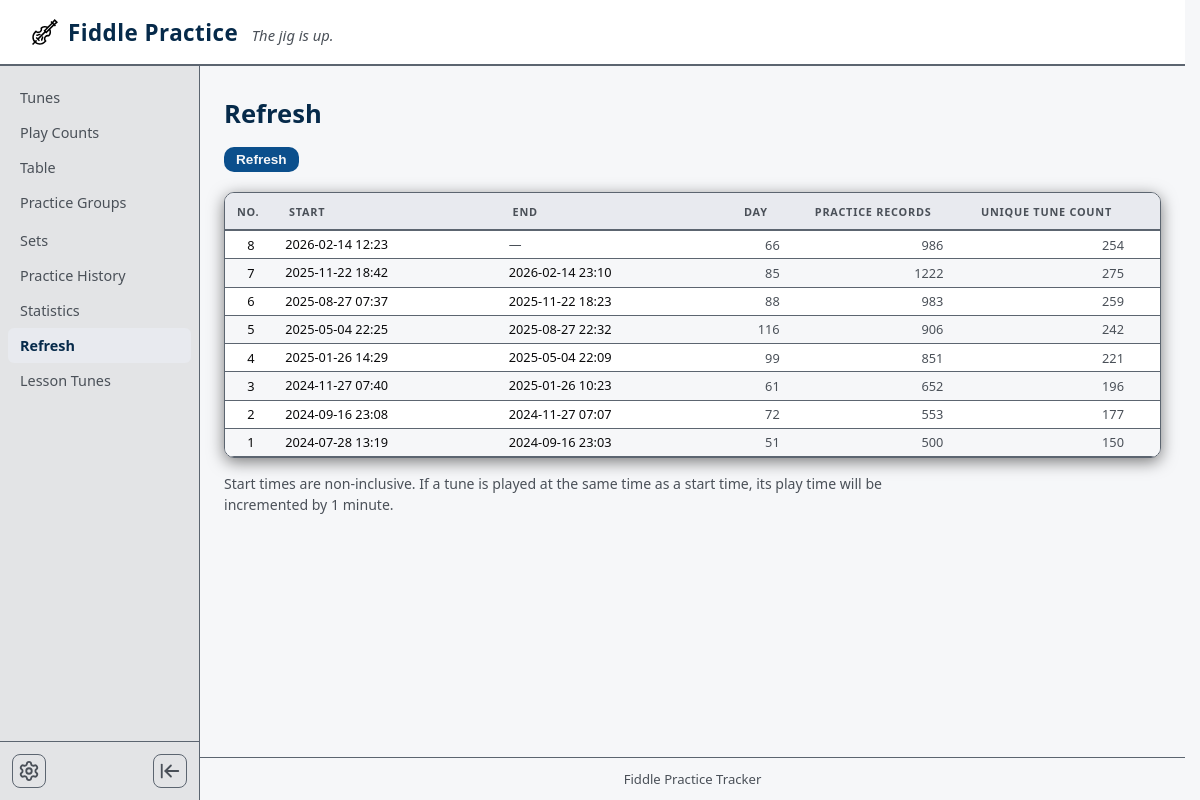
Page /refresh on the committed database.
### tables this page shows
CREATE TABLE phrases (
                id INTEGER PRIMARY KEY AUTOINCREMENT,
                body TEXT NOT NULL,
                created_at TEXT NOT NULL DEFAULT (datetime('now'))
            );

CREATE TABLE refresh_log (
                id INTEGER PRIMARY KEY AUTOINCREMENT,
                start_at TEXT, end_at TEXT, refresh_number INTEGER);

### app.py (the view)
@app.route("/refresh")
def refresh_view():
    now = datetime.now().replace(second=0, microsecond=0)
    now_sql = now.strftime("%Y-%m-%d %H:%M:%S")
    with get_db() as conn:
        rows = conn.execute(
            "SELECT id, refresh_number, start_at, end_at FROM refresh_log "
            "ORDER BY id DESC"
        ).fetchall()
        refreshes = []
        for r in rows:
            start_sql = _refresh_at_to_sqlite_datetime(r["start_at"])
            if not start_sql:
                days = 0
                prac = 0
                utunes = 0
            else:
                if r["end_at"]:
                    end_sql = _refresh_at_to_sqlite_datetime(r["end_at"])
                    if not end_sql:
                        end_sql = now_sql
                else:
                    end_sql = now_sql
                days = _refresh_days_round_up(r["start_at"], r["end_at"], now)
                prac, utunes = _refresh_practice_metrics(conn, start_sql, end_sql)
            rd = dict(r)
            rd["days_span"] = days
            rd["practice_records"] = prac
            rd["unique_tune_count"] = utunes
            refreshes.append(rd)
    return render_template("refresh.html", refreshes=refreshes)

### app.py (called while the page is built, shortened)
def load_settings() -> dict:
    try:
        with open(SETTINGS_PATH, "r", encoding="utf-8") as f:
            data = json.load(f)
    except (FileNotFoundError, json.JSONDecodeError):
        data = {}
    settings = dict(SETTINGS_DEFAULTS)
    for key, default in SETTINGS_DEFAULTS.items():
        v = data.get(key)
        if isinstance(v, type(default)):
            settings[key] = v
    if settings["theme"] not in VALID_THEMES:
        settings["theme"] = "pearl"
    if settings.get("phrase_variety") not in VALID_PHRASE_VARIETIES:
        settings["phrase_variety"] = SETTINGS_DEFAULTS["phrase_variety"]
    if settings.get("phrase_frequency_sec") not in VALID_PHRASE_FREQUENCY_SEC:
        settings["phrase_frequency_sec"] = SETTINGS_DEFAULTS["phrase_frequency_sec"]
    return settings

def map_practice_group_token(token: str) -> str | None:
    t = (token or "").strip()
    if not t:
        return None
    if len(t) > MAX_PRACTICE_GROUP_LABEL_LEN:
        t = t[:MAX_PRACTICE_GROUP_LABEL_LEN].rstrip()
        if not t:
            return None
    if t in PRACTICE_GROUP_SET:
        return t

def normalize_practice_groups_stored(raw: str | None) -> str:
    if not raw or not str(raw).strip():
        return ""
    parts = re.split(r"\s*,\s*", str(raw).strip())
    preset_order = {g: i for i, g in enumerate(PRACTICE_GROUPS)}
    labels: list[str] = []
    seen_lower: set[str] = set()
    for p in parts:
        m = map_practice_group_token(p)
        if not m:
            continue
        low = m.lower()
        if low in seen_lower:
            continue
        seen_lower.add(low)
        labels.append(m)
    def sort_key(g: str) -> tuple:
        if g in preset_order:
            return (0, preset_order[g])
        return (1, g.lower())
    labels.sort(key=sort_key)
    return ", ".join(labels)

@app.template_filter("practice_groups_selected")
def practice_groups_selected_filter(stored):
    s = normalize_practice_groups_stored(stored or "")
    return s.split(", ") if s else []

def get_db():
    conn = sqlite3.connect(DB_PATH)
    conn.row_factory = sqlite3.Row
    conn.execute("PRAGMA foreign_keys = ON")
    return conn

def distinct_tune_types():
    with get_db() as conn:
        rows = conn.execute(
            """
            SELECT DISTINCT TRIM(s.tune_type) AS t
            FROM tunes s
            WHERE TRIM(COALESCE(s.tune_type, '')) != ''
            ORDER BY t COLLATE NOCASE
            """
        ).fetchall()
    return [r["t"] for r in rows]

### templates/refresh.html (shortened to what this page needs)
{% extends "base.html" %}
{% macro refresh_datetime_edit_value(raw) -%}
{%- if not raw -%}{%- else -%}
{%- set s = raw|string|trim -%}
{%- if 'T' in s -%}
{%- set s = s.replace('T', ' ', 1) -%}
{%- endif -%}
{%- if s|length >= 16 and s[10] == ' ' -%}
{{ s[:16] }}
{%- elif s|length >= 10 -%}
{{ s[:10] }}
{%- else -%}
{{ s }}
{%- endif -%}
{%- endif -%}
{%- endmacro %}
{% macro refresh_datetime_button_label(raw) -%}
{%- if not raw -%}—{%- else -%}{{ refresh_datetime_edit_value(raw) }}{%- endif -%}
{%- endmacro %}
{% block content %}
<div class="refresh-page" id="refreshPage"
     data-create-url="{{ url_for('api_refresh_create') }}"
     data-api-refresh-detail="{{ url_for('api_refresh_detail', refresh_id=0) }}"
     data-edit-tune="{{ url_for('edit_tune', tune_id=0) }}">
  <div class="page-header">
    <h2>Refresh</h2>
  </div>
  <div class="refresh-toolbar">
    <button type="button" class="btn btn-primary btn-sm" id="refreshLogAddBtn">Refresh</button>
  </div>
  <div class="table-wrap">
    <div class="table-wrap__inner">
      <table class="tune-table table-layout-modern" id="refreshLogTable" aria-label="Refresh records">
        <thead>
          <tr>
            <th class="refresh-col-num" scope="col">No.</th>
            <th scope="col">Start</th>
            <th scope="col">End</th>
            <th class="refresh-col-calc" scope="col">Day</th>
            <th class="refresh-col-calc refresh-col-calc--wide" scope="col">Practice records</th>
            <th class="refresh-col-calc refresh-col-calc--wide" scope="col">Unique tune count</th>
            <th class="col-actions" scope="col"><span class="table-sr-only">Actions</span></th>
          </tr>
        </thead>
        <tbody id="refreshLogBody">
          {% for r in refreshes %}
          <tr class="refresh-log-data-row" data-refresh-id="{{ r['id'] }}">
            <td class="refresh-col-num">{{ r['refresh_number'] }}</td>
            <td class="refresh-col-datetime">
              <button type="button" class="refresh-datetime-display"
                      aria-label="Edit start date and time for refresh {{ r['refresh_number'] }}">
                {{ refresh_datetime_button_label(r['start_at']) }}
              </button>
            </td>
            <td class="refresh-col-datetime refresh-col-datetime--end">
              <button type="button" class="refresh-datetime-display{% if not r['end_at'] %} refresh-datetime-display--empty{% endif %}"
                      aria-label="Edit end date and time for refresh {{ r['refresh_number'] }}">
                {{ refresh_datetime_button_label(r['end_at']) }}
              </button>
            </td>
            <td class="refresh-col-calc" title="Days from start to end (rounded up; ongoing periods use now)">{{ r['days_span'] }}</td>
            <td class="refresh-col-calc" title="Practice log rows in this period">{{ r['practice_records'] }}</td>
            <td class="refresh-col-calc" title="Distinct tunes with practice in this period">{{ r['unique_tune_count'] }}</td>
            <td class="col-actions">
            </td>
          </tr>
          {% else %}
          <tr class="refresh-log-empty-row" id="refreshLogEmptyRow">
            <td colspan="7" class="refresh-log-empty">No refresh records yet. Use <strong>Refresh</strong> above.</td>
          </tr>
          {% endfor %}
        </tbody>
      </table>
    </div>
  </div>
  <p class="refresh-table-note" role="note">
    Start times are non-inclusive. If a tune is played at the same time as a start time,
    its play time will be incremented by 1 minute.
  </p>
</div>
{% endblock %}

### templates/base.html (shortened to what this page needs)
<!DOCTYPE html>
<html lang="en" data-theme="pearl">
<head>
  <link rel="stylesheet" href="{{ url_for('static', filename='style.css') }}" />
</head>
<body data-mp-server-today="{{ mp_server_today }}">
  <header class="{% if header_random_phrase %}header--with-tagline{% endif %}">
    <div class="header-inner">
      <div class="header-brand">
        <span class="header-icon header-icon--fiddle" aria-hidden="true">
          <img src="{{ url_for('static', filename='fiddle-svgrepo-com.svg') }}" alt="" class="header-fiddle-img" decoding="async" />
        </span>
        <div class="header-title-group">
          <h1>Fiddle Practice</h1>
          {% if header_random_phrase %}
          <p class="header-tagline">{{ header_random_phrase }}</p>
          {% endif %}
        </div>
      </div>
    </div>
  </header>
  <div class="app-layout">
    <aside class="sidebar">
      <nav class="sidebar-nav">
        <a id="sidebarNavIndex" href="{{ url_for('index') }}"
           class="sidebar-item {% if request.endpoint == 'index' %}active{% endif %}">
          Tunes
        </a>
        <a id="sidebarNavPlayCounts" href="{{ url_for('times_played') }}"
           class="sidebar-item {% if request.endpoint == 'times_played' %}active{% endif %}">
          Play Counts
        </a>
        <a id="sidebarNavTable" href="{{ url_for('table_view') }}"
           class="sidebar-item {% if request.endpoint == 'table_view' and not request.args.get('practice_group') %}active{% endif %}">
          Table
        </a>
        {% if mp_sidebar_practice_groups %}
        <details class="sidebar-fold sidebar-practice-groups-fold"
                 {% if request.endpoint == 'table_view' and request.args.get('practice_group') %}open{% endif %}>
          <summary class="sidebar-fold-summary">Practice Groups</summary>
        </details>
        {% endif %}
        <a href="{{ url_for('sets_view') }}"
           class="sidebar-item {% if request.endpoint == 'sets_view' %}active{% endif %}">
          Sets
        </a>
        <a href="{{ url_for('history_view') }}"
           class="sidebar-item {% if request.endpoint == 'history_view' %}active{% endif %}">
          Practice History
        </a>
        <a id="sidebarNavStatistics" href="{{ url_for('statistics_view') }}"
           class="sidebar-item {% if request.endpoint == 'statistics_view' %}active{% endif %}">
          Statistics
        </a>
        <a id="sidebarNavRefresh" href="{{ url_for('refresh_view') }}"
           class="sidebar-item {% if request.endpoint == 'refresh_view' %}active{% endif %}">
          Refresh
        </a>
        <a id="sidebarNavLessonTunes" href="{{ url_for('lesson_tunes_view') }}"
           class="sidebar-item {% if request.endpoint == 'lesson_tunes_view' %}active{% endif %}">
          Lesson Tunes
        </a>
      </nav>
      <div class="sidebar-footer">
        <button class="settings-fab" id="settingsBtn" aria-label="Settings" title="Settings">
        </button>
        <button class="sidebar-collapse-btn" id="sidebarCollapseBtn" aria-label="Collapse sidebar" title="Collapse sidebar">
          <svg xmlns="http://www.w3.org/2000/svg" width="22" height="22" viewBox="0 0 24 24" fill="none" stroke="currentColor" stroke-width="2" stroke-linecap="round" stroke-linejoin="round"><path d="M3 19V5"/><path d="m13 6-6 6 6 6"/><path d="M7 12h14"/></svg>
        </button>
      </div>
    </aside>
    <div class="main-wrap">
      <main>
        {% block content %}{% endblock %}
      </main>
      <footer>
        <p>Fiddle Practice Tracker</p>
      </footer>
    </div>
  </div>
</body>
</html>

### rows in the picture
phrases: body "The jig is up."
refresh_log: refresh_number "8", s "2026-02-14 12:23", days_span "66", practice_records "986", unique_tune_count "254"
refresh_log: refresh_number "7", s "2025-11-22 18:42 2026-02-14 23:10", days_span "85", practice_records "1222", unique_tune_count "275"
refresh_log: refresh_number "6", s "2025-08-27 07:37 2025-11-22 18:23", days_span "88", practice_records "983", unique_tune_count "259"
refresh_log: refresh_number "5", s "2025-05-04 22:25 2025-08-27 22:32", days_span "116", practice_records "906", unique_tune_count "242"
refresh_log: refresh_number "4", s "2025-01-26 14:29 2025-05-04 22:09", days_span "99", practice_records "851", unique_tune_count "221"
refresh_log: refresh_number "3", s "2024-11-27 07:40 2025-01-26 10:23", days_span "61", practice_records "652", unique_tune_count "196"
refresh_log: refresh_number "2", s "2024-09-16 23:08 2024-11-27 07:07", days_span "72", practice_records "553", unique_tune_count "177"
refresh_log: refresh_number "1", s "2024-07-28 13:19 2024-09-16 23:03", days_span "51", practice_records "500", unique_tune_count "150"
